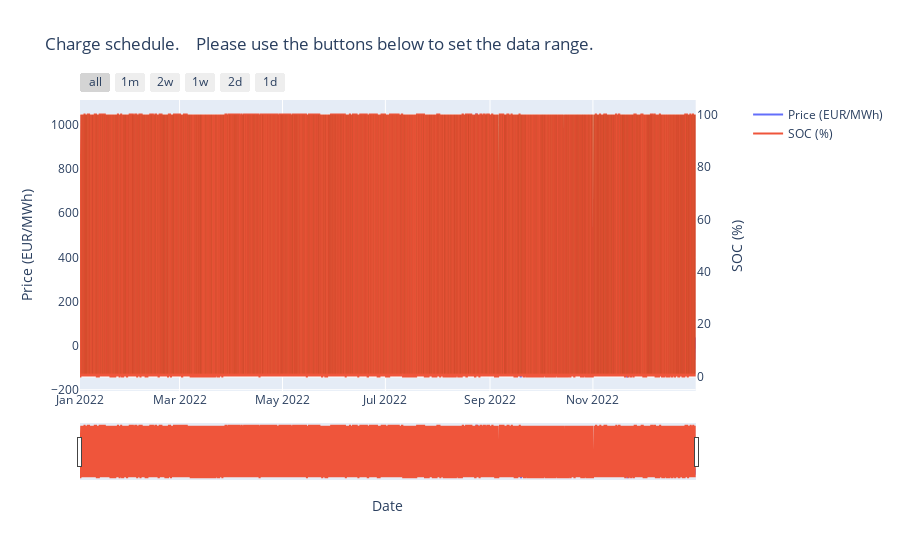

This figure's notebook cell:
### Code cell
display_schedule(df_optim)
